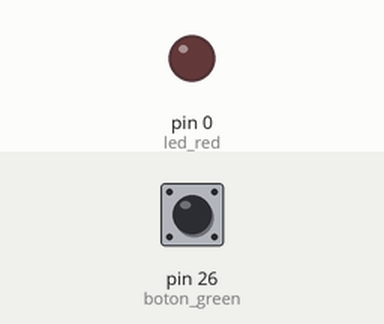
Bench run of a program on a simulated MicroPython board. Parts: output pins drawn as LEDs (lit = HIGH). Inputs (shaded band) come from the test bench; at power-on: pin 26 (boton_green) LOW.

Above: at 1.2 s.
1.3 s: pin 26 (boton_green) pulled HIGH for 0.15 s
At 1.37 s:
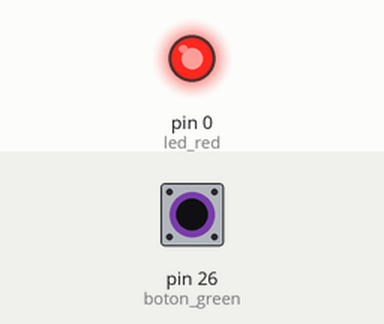
2.9 s: pin 26 (boton_green) pulled HIGH for 3.2 s
At 7.4 s:
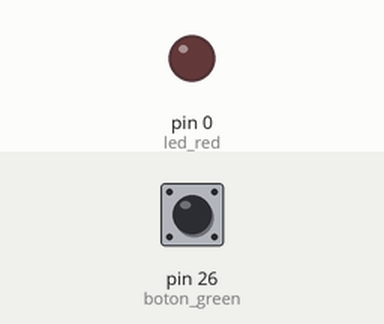
Timing chart, 0 to 8.9 s (numbered marks = the images above; inputs shaded):
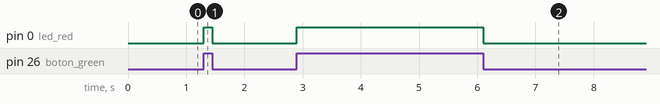

The program:

ejemplo2.py
```python
from machine import Pin
import utime

# declaracion de pines

led_red = Pin(0,Pin.OUT)
boton_green = Pin(26,Pin.IN)
 # Espacio de trabajo :
led_red.value(0)
while True:
    if boton_green.value()==1:
        led_red.value(1)
    else:
        led_red.value(0)
```

Measured:
- after the input at 1.3 s, pin 0 (led_red): LOW → HIGH at once, → LOW 0.15 s later
- after the input at 2.9 s, pin 0 (led_red): LOW → HIGH at once, → LOW 3.2 s later
